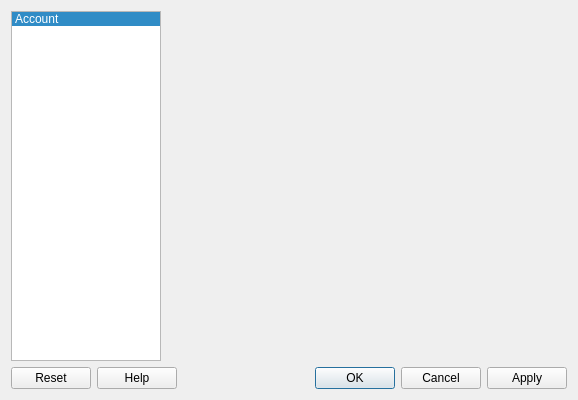
<?xml version="1.0" encoding="UTF-8"?>
<ui version="4.0">
 <class>ConfigDialog</class>
 <widget class="QDialog" name="ConfigDialog">
  <property name="geometry">
   <rect>
    <x>0</x>
    <y>0</y>
    <width>564</width>
    <height>400</height>
   </rect>
  </property>
  <property name="windowTitle">
   <string>Dialog</string>
  </property>
  <layout class="QVBoxLayout" name="verticalLayout">
   <item>
    <layout class="QHBoxLayout" name="horizontalLayout_2">
     <item>
      <widget class="QListWidget" name="configList">
       <property name="sizePolicy">
        <sizepolicy hsizetype="Preferred" vsizetype="Expanding">
         <horstretch>0</horstretch>
         <verstretch>0</verstretch>
        </sizepolicy>
       </property>
       <property name="minimumSize">
        <size>
         <width>150</width>
         <height>300</height>
        </size>
       </property>
       <property name="currentRow">
        <number>0</number>
       </property>
       <item>
        <property name="text">
         <string>Account</string>
        </property>
        <property name="flags">
         <set>ItemIsSelectable|ItemIsUserCheckable|ItemIsEnabled</set>
        </property>
       </item>
      </widget>
     </item>
     <item>
      <widget class="QWidget" name="configWidget" native="true">
       <property name="sizePolicy">
        <sizepolicy hsizetype="Expanding" vsizetype="Expanding">
         <horstretch>0</horstretch>
         <verstretch>0</verstretch>
        </sizepolicy>
       </property>
       <property name="minimumSize">
        <size>
         <width>400</width>
         <height>300</height>
        </size>
       </property>
      </widget>
     </item>
    </layout>
   </item>
   <item>
    <layout class="QHBoxLayout" name="horizontalLayout">
     <item>
      <widget class="QDialogButtonBox" name="buttonBox_2">
       <property name="standardButtons">
        <set>QDialogButtonBox::Help|QDialogButtonBox::Reset</set>
       </property>
      </widget>
     </item>
     <item>
      <spacer name="horizontalSpacer">
       <property name="orientation">
        <enum>Qt::Horizontal</enum>
       </property>
       <property name="sizeHint" stdset="0">
        <size>
         <width>198</width>
         <height>20</height>
        </size>
       </property>
      </spacer>
     </item>
     <item>
      <widget class="QDialogButtonBox" name="buttonBox">
       <property name="sizePolicy">
        <sizepolicy hsizetype="Fixed" vsizetype="Fixed">
         <horstretch>0</horstretch>
         <verstretch>0</verstretch>
        </sizepolicy>
       </property>
       <property name="orientation">
        <enum>Qt::Horizontal</enum>
       </property>
       <property name="standardButtons">
        <set>QDialogButtonBox::Apply|QDialogButtonBox::Cancel|QDialogButtonBox::Ok</set>
       </property>
      </widget>
     </item>
    </layout>
   </item>
  </layout>
 </widget>
 <resources/>
 <connections>
  <connection>
   <sender>buttonBox</sender>
   <signal>accepted()</signal>
   <receiver>ConfigDialog</receiver>
   <slot>accept()</slot>
   <hints>
    <hint type="sourcelabel">
     <x>559</x>
     <y>405</y>
    </hint>
    <hint type="destinationlabel">
     <x>157</x>
     <y>274</y>
    </hint>
   </hints>
  </connection>
  <connection>
   <sender>buttonBox</sender>
   <signal>rejected()</signal>
   <receiver>ConfigDialog</receiver>
   <slot>reject()</slot>
   <hints>
    <hint type="sourcelabel">
     <x>559</x>
     <y>411</y>
    </hint>
    <hint type="destinationlabel">
     <x>286</x>
     <y>274</y>
    </hint>
   </hints>
  </connection>
 </connections>
</ui>
